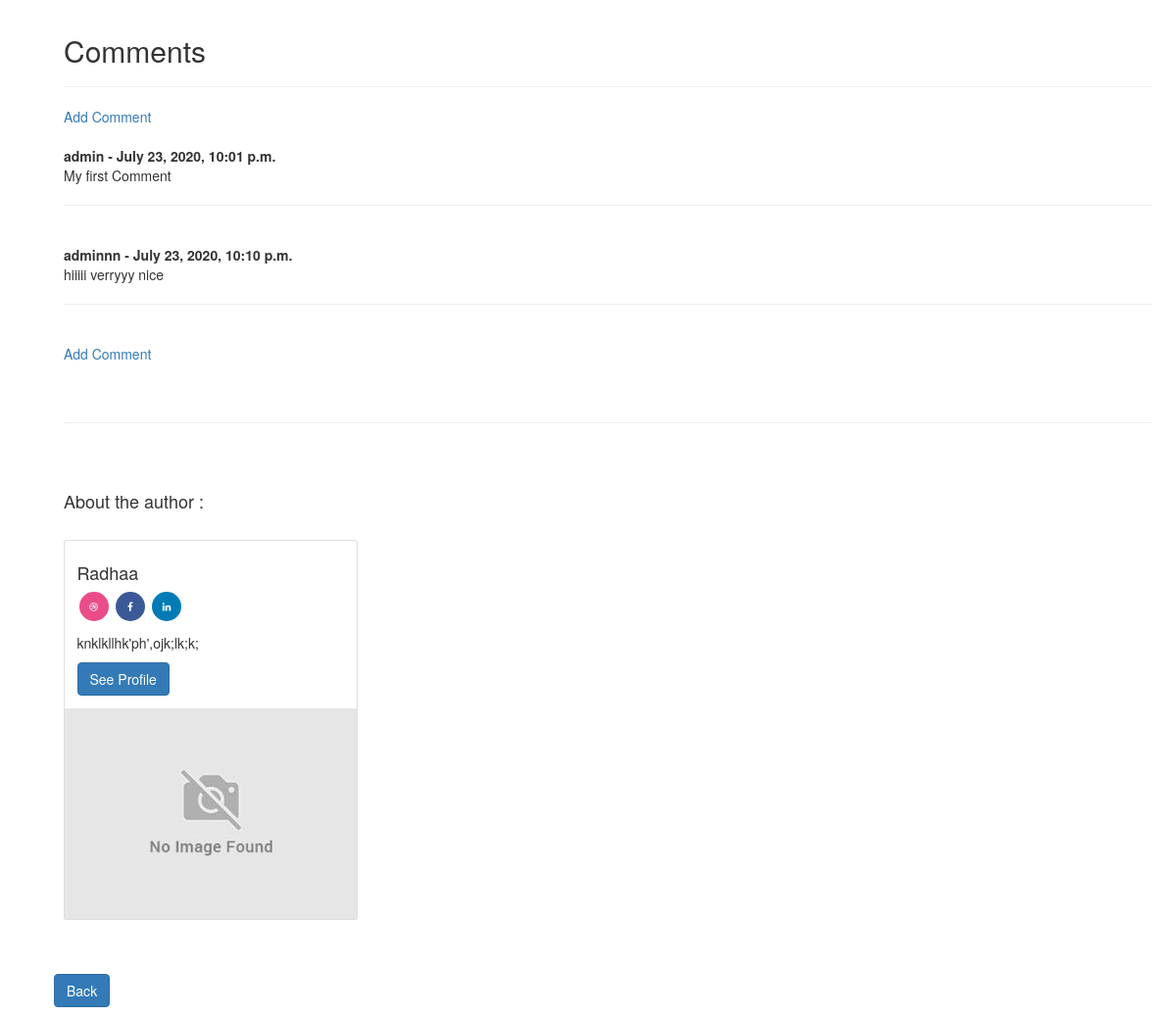
The page /article/12 (lower part) on the database as committed earlier.
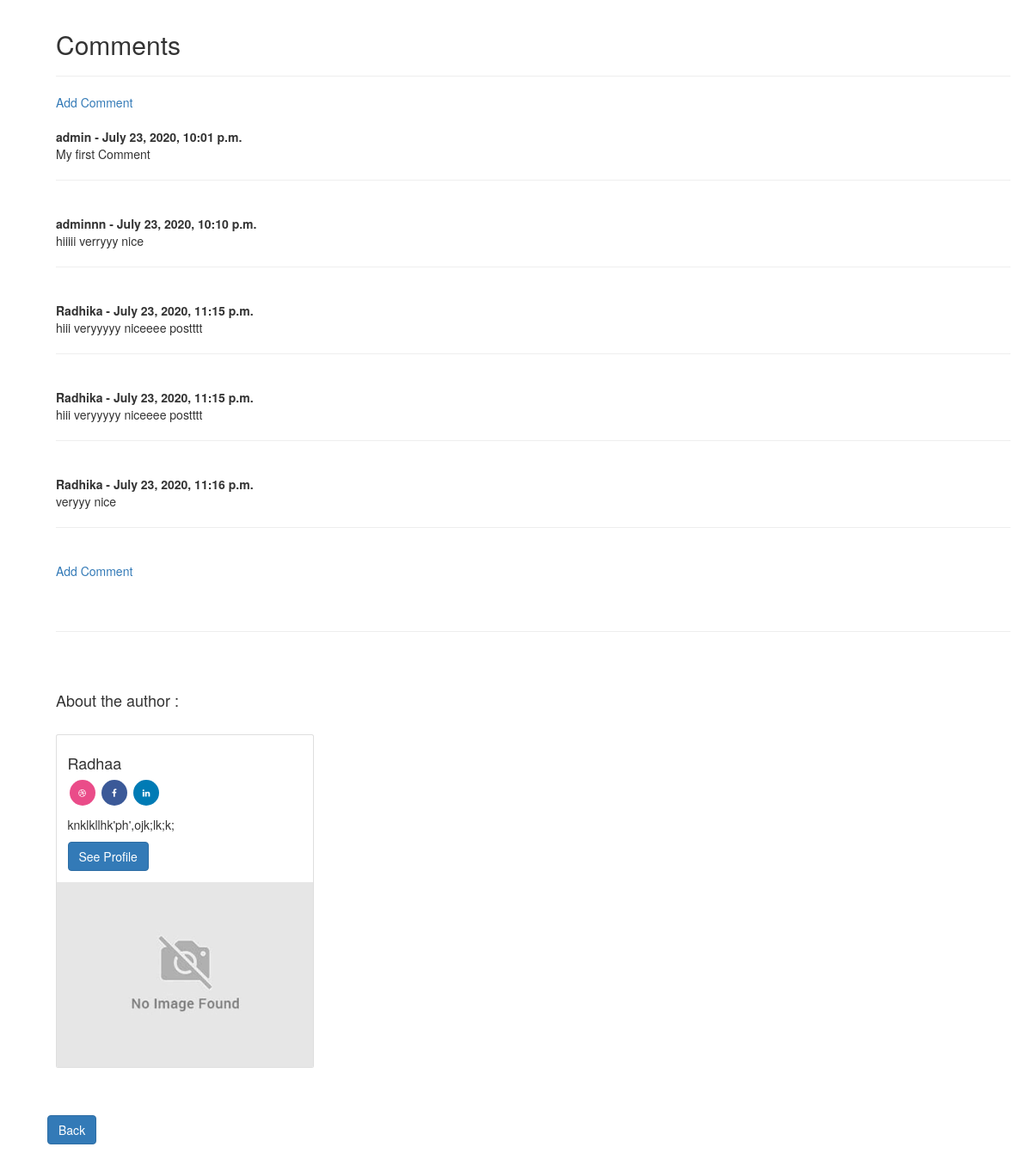
The same page on the database as committed later.
### blog/models.py (models this page shows, shortened)
class Comment(models.Model):
    post = models.ForeignKey(Post,related_name='comments', on_delete=models.CASCADE)
    name = models.CharField(max_length = 255)
    body = models.TextField()
    date_added = models.DateTimeField(auto_now_add=True)

### blog/views.py (the view)
# urls.py: path('article/<int:pk>', views.ArticleDetailView.as_view(), name='article-detail'),
class ArticleDetailView(DetailView):
    model = Post
    template_name = 'blog/article_details.html'
    def get_context_data(self,*args,**kwargs):
        stuff = get_object_or_404(Post, id= self.kwargs['pk'])
        total_likes= stuff.total_likes()
        context = super(ArticleDetailView, self).get_context_data(*args,**kwargs)
        context['total_likes'] = total_likes
        return context

### blog/models.py (called while the page is built)
    def total_likes(self):
        return self.likes.count()

### blog/templates/blog/article_details.html (shortened to what this page needs)
{% extends "blog/base.html" %}
{% block content%}
    <link rel="stylesheet" href="https://cdnjs.cloudflare.com/ajax/libs/font-awesome/4.7.0/css/font-awesome.min.css">
    <div class='container m-2'>
        <br/>
        <br/>
        <br/>
            <form action={% url 'like_post' post.pk %} method='POST'>
         - {{ total_likes}} Likes <br/><br/>
         <br/><br/>
         <h2>Comments</h2>
         <hr>
         {% if not post.comments.all %}
              No comments yet... <a href='{% url 'add_comment' post.pk %}'>Add Comment</a>
         {% else %}
         <a href='{% url 'add_comment' post.pk %}'>Add Comment</a>
              {% for comment in post.comments.all%}
                  <strong>{{comment.name}} -
                {{ comment.date_added}}</strong>
                <br/>
                {{ comment.body }}
                <hr>
              {% endfor %}
              <a href='{% url 'add_comment' post.pk %}'>Add Comment</a>
         {% endif %}
        </form>
        <br/><br/>
        <hr>
        <br/>
        <br/>
        <h4>About the author :</h4> </br>
        <div class="card" style="width:300px">
        <div class="card-body">
            <h4 class="card-title">{{ post.author}}</h4>
            <p class='small text-muted'>
            {% if post.author.profile.website_url%}
            <a href="{{ post.author.profile.website_url}}" class="fa fa-dribbble"></a>
            {% endif %}
            {% if post.author.profile.facebook_url%}
            <a href="{{ post.author.profile.facebook_url}}" class="fa fa-facebook"></a>
            {% endif %}
            {% if post.author.profile.linkedn_url%}
            <a href="{{ post.author.profile.linkedn_url}}" class="fa fa-linkedin"></a>
            {% endif %}
            </p>
            <p class="card-text">{{ post.author.profile.bio }}</p>
            <a href="{% url 'show_profile_page' post.author.profile.id %}" class="btn btn-primary">See Profile</a>
        </div>
            <img class="card-img-bottom" src="{{post.author.profile.profile_pic.url}}" alt="Card image" style="width:100%">
        </div>
        </div>
        <br/>
        <br/>
        <a href='{% url 'home'%}' class='btn btn-primary m-3'>Back</a>
        </div>
    </div>
{% endblock content%}

Rows that differ between the two databases and show on the page:
added Comment: name "Radhika", date_added "July 23, 2020, 11:15 p.m.", body "hiii veryyyyy niceeee postttt"
added Comment: name "Radhika", date_added "July 23, 2020, 11:15 p.m.", body "hiii veryyyyy niceeee postttt"
added Comment: name "Radhika", date_added "July 23, 2020, 11:16 p.m.", body "veryyy nice"
